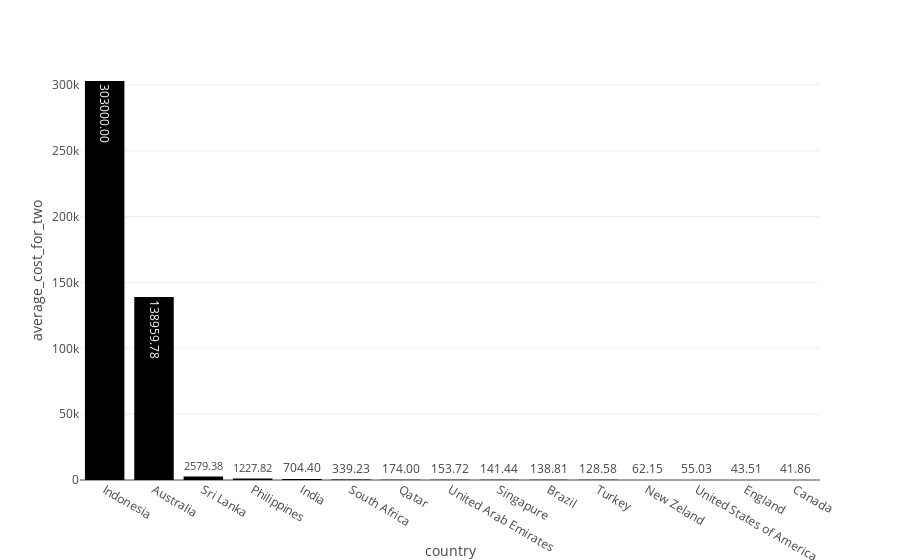

Write notebook code for a chart like this one.
### Markdown cell above
## Média de preço de um prato para duas pessoas por país

### Code cell
df_aux = (df.loc[:, ['average_cost_for_two', 'country']].groupby('country')
                                               .mean()
                                               .round(2)
                                               .sort_values('average_cost_for_two',ascending=False)
                                               .reset_index())

px.bar(df_aux, x='country', y='average_cost_for_two',text_auto='.2f')

### Figure 1 — Plotly figure (JSON) as saved in the notebook; plotly's stock layout.template omitted (floating-point values rounded to 4 significant figures)
{"data": [{"alignmentgroup": "True", "hovertemplate": "country=%{x}<br>average_cost_for_two=%{y}<extra></extra>", "legendgroup": "", "marker": {"color": "#000001", "pattern": {"shape": ""}}, "name": "", "offsetgroup": "", "orientation": "v", "showlegend": false, "textposition": "auto", "texttemplate": "%{y:.2f}", "type": "bar", "x": ["Indonesia", "Australia", "Sri Lanka", "Philippines", "India", "South Africa", "Qatar", "United Arab Emirates", "Singapure", "Brazil", "Turkey", "New Zeland", "United States of America", "England", "Canada"], "xaxis": "x", "y": [303000, 139000.0, 2579.0, 1228.0, 704.4, 339.2, 174, 153.7, 141.4, 138.8, 128.6, 62.15, 55.03, 43.51, 41.86], "yaxis": "y"}], "layout": {"autosize": true, "barmode": "relative", "legend": {"tracegroupgap": 0}, "margin": {"t": 60}, "xaxis": {"anchor": "y", "autorange": true, "domain": [0, 1], "range": [-0.5, 14.5], "title": {"text": "country"}, "type": "category"}, "yaxis": {"anchor": "x", "autorange": true, "domain": [0, 1], "range": [0, 318900.0], "title": {"text": "average_cost_for_two"}, "type": "linear"}}}
